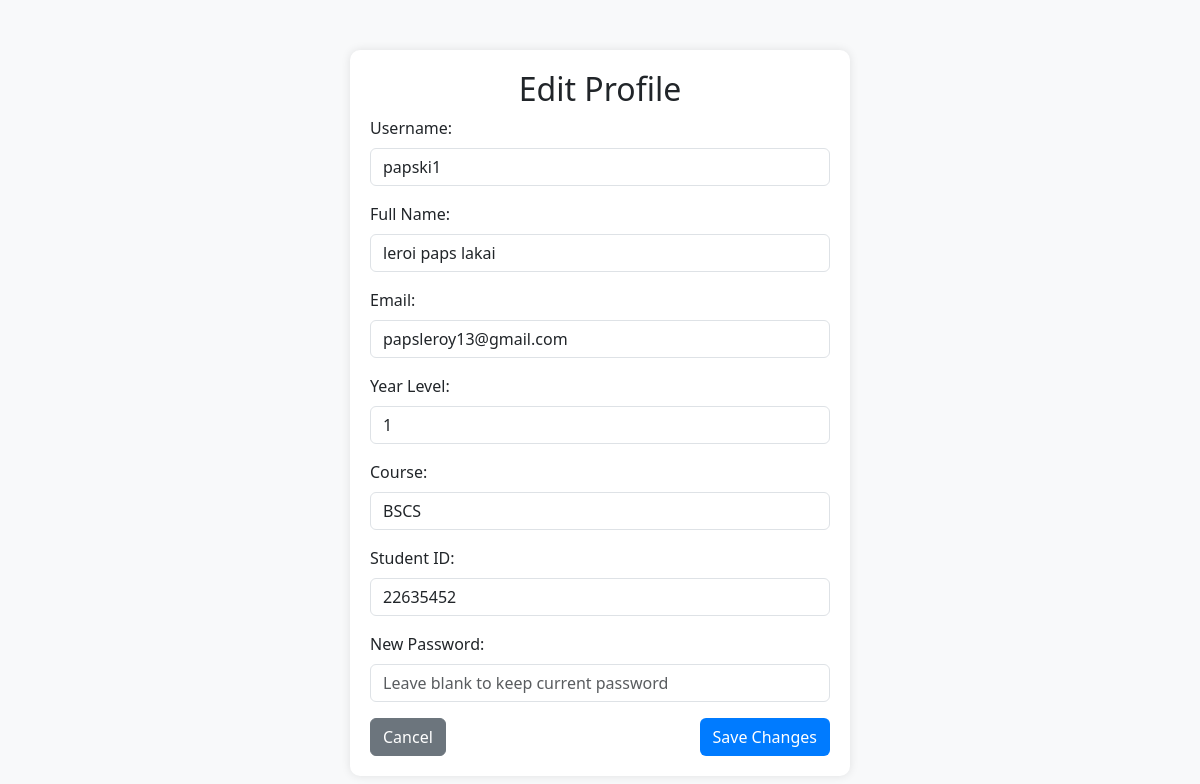
/edit_user/4 (signed in), run on the app's committed database.
### tables this page shows
CREATE TABLE users (
            id INTEGER PRIMARY KEY AUTOINCREMENT,
            username TEXT UNIQUE NOT NULL,
            password TEXT NOT NULL,
            is_admin BOOLEAN DEFAULT 0,
            is_staff BOOLEAN DEFAULT 0,
            year_level TEXT
        , full_name TEXT, email TEXT, course TEXT, student_id TEXT);

### app.py (the view, shortened to what this page needs)
@app.route('/edit_user/<int:user_id>', methods=['GET', 'POST'])
def edit_user(user_id):
    if 'username' not in session:
        return redirect(url_for('login'))
    is_admin = session.get('is_admin', False)
    logged_in_user_id = session.get('user_id')
    if not is_admin and logged_in_user_id != user_id:
        flash("You can only edit your own profile.")
        return redirect(url_for('info'))  # Redirect to user's info page
    conn = sqlite3.connect('database.db')
    c = conn.cursor()
    c.execute('SELECT id, username, full_name, email, year_level, course, student_id FROM users WHERE id = ?', (user_id,))
    user = c.fetchone()
    if not user:
        flash('User not found.')
        conn.close()
        return redirect(url_for('info'))
    conn.close()
    return render_template('edit_user.html', user=user)

### templates/edit_user.html (shortened to what this page needs)
<!DOCTYPE html>
<html lang="en">
<head>
    <link href="https://cdn.jsdelivr.net/npm/bootstrap@5.3.0/dist/css/bootstrap.min.css" rel="stylesheet">
</head>
<body>
<div class="container">
    <h2 class="text-center">Edit Profile</h2>
    <form method="POST">
        <div class="mb-3">
            <label for="username" class="form-label">Username:</label>
            <input type="text" name="username" id="username" class="form-control" value="{{ user[1] }}" required>
        </div>
        <div class="mb-3">
            <label for="full_name" class="form-label">Full Name:</label>
            <input type="text" name="full_name" id="full_name" class="form-control" value="{{ user[2] }}">
        </div>
        <div class="mb-3">
            <label for="email" class="form-label">Email:</label>
            <input type="email" name="email" id="email" class="form-control" value="{{ user[3] }}">
        </div>
        <div class="mb-3">
            <label for="year_level" class="form-label">Year Level:</label>
            <input type="text" name="year_level" id="year_level" class="form-control" value="{{ user[4] }}">
        </div>
        <div class="mb-3">
            <label for="course" class="form-label">Course:</label>
            <input type="text" name="course" id="course" class="form-control" value="{{ user[5] }}">
        </div>
        <div class="mb-3">
            <label for="student_id" class="form-label">Student ID:</label>
            <input type="text" name="student_id" id="student_id" class="form-control" value="{{ user[6] }}">
        </div>
        <div class="mb-3">
            <label for="password" class="form-label">New Password:</label>
            <input type="password" name="password" id="password" class="form-control" placeholder="Leave blank to keep current password">
        </div>
        <div class="d-flex justify-content-between">
            <a href="{{ url_for('info') }}" class="btn btn-secondary">Cancel</a>
            <button type="submit" class="btn btn-custom">Save Changes</button>
        </div>
    </form>
</div>
</body>
</html>

### templates/edit_user.html (style rules this page uses)
body { background-color: #f8f9fa; }
.container { max-width: 500px; margin-top: 50px; background: white; padding: 20px; border-radius: 10px; box-shadow: 0 0 10px rgba(0, 0, 0, 0.1); }
.btn-custom { background-color: #007bff; color: white; }

### data on the page
users: username "papski1", full_name "leroi paps lakai", email "papsleroy13@gmail.com", year_level "1", course "BSCS", student_id "22635452"
